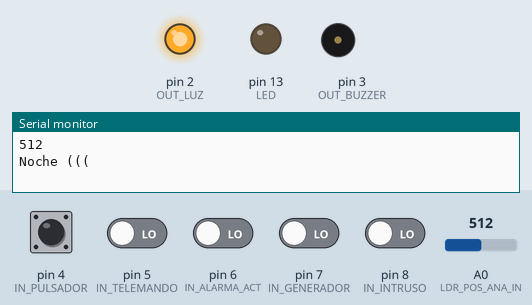
Bench run of a sketch on a simulated Arduino Uno, built with avr-gcc and run on an emulated ATmega328P. Shown: output pins drawn as LEDs (lit = HIGH), buzzer (waves = sounding, pin HIGH), the last lines printed to the serial monitor. Dashed ring = blinking. The test bench sets the inputs (shaded band); at power-on: pin 4 (IN_PULSADOR), pin 5 (IN_TELEMANDO), pin 6 (IN_ALARMA_ACT), pin 7 (IN_GENERADOR), pin 8 (IN_INTRUSO) LOW, A0 (LDR_POS_ANA_IN) = 512.

Above: at 1.2 s.
1.3 s: A0 (LDR_POS_ANA_IN) set to 458
At 2.0 s:
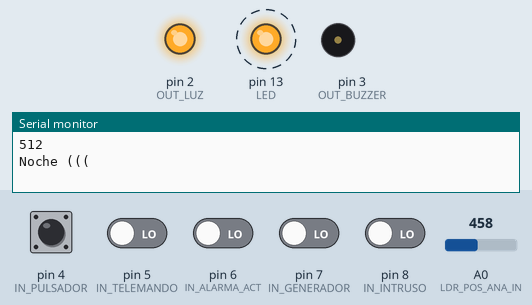
4.3 s: A0 (LDR_POS_ANA_IN) set to 442
At 4.56 s:
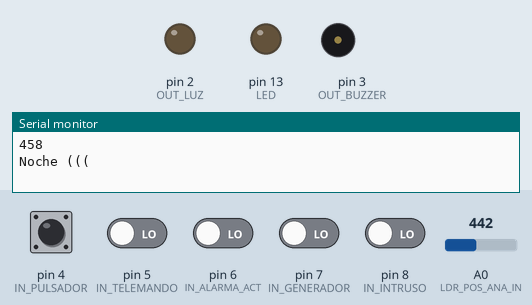
At 5.2 s:
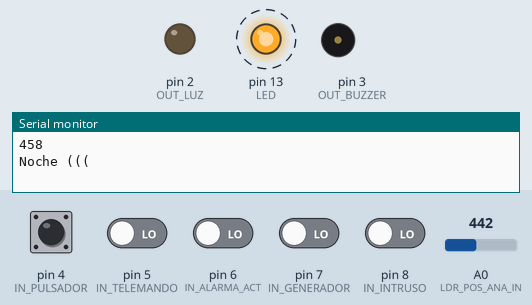
7.3 s: pin 4 (IN_PULSADOR) pulled HIGH for 0.15 s
8.9 s: pin 5 (IN_TELEMANDO) driven HIGH
11.9 s: pin 8 (IN_INTRUSO) driven HIGH
14.9 s: pin 7 (IN_GENERADOR) driven HIGH
Timing chart, 0 to 18.9 s (numbered marks = the images above; inputs shaded):
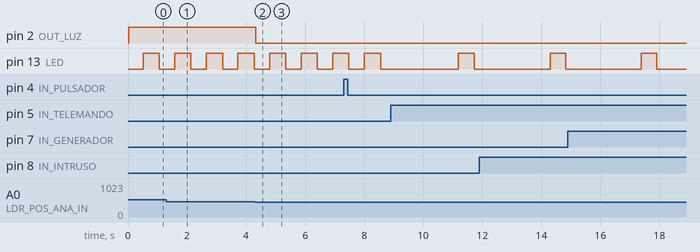

The sketch:

Control_de_luz_exterior_Arduino_Sesma.ino
```cpp
/*
  Control de Luz Exterior para Campo de Vuelo Sesma.
  Creado  03/12/2016
  Modif

  Salidas
  -------
  Activacion_Luz: OFF: 0 -> ON: 1
  Ataca un transistor que cierra un Relé.
  Cuando activa la salida está encendido durante 30 minutos.

  Buzzer: Ataca un Buzzer con 0-5V
  Indica que quedan 20 segundos para que se apague la luz exterior.

  Entradas
  --------
  Pulsador: OFF: 1 -> ON: 0
  OFF    ON    OFF
  -----|_____|-----
  Si se da un pulso y la luz Apagada -> Encender Luz.
  Si se da un pulso y la luz Encendida -> Apagar Luz.

  Telemando: OFF: 1 -> ON: 0
  OFF       ON
  --------|_________
  Si está a ON -> Encender Luz, sino apagar Luz.

  Salida Alarma Encendido: OFF: 1 -> ON: 0
  OFF    ON    OFF
  -----|_____|-----
  Cuando se activa la alarma, se da un pulso -> Apagar Luz.

  Generador: OFF: 1 -> ON: 0
  OFF       ON
  --------|_________
  Si está a ON no se aplica el temporizador.

  Alarma Detección Intruso: OFF: 1 -> ON: 0
  OFF    ON    OFF
  -----|_____|-----
  Si se da un pulso -> Encender Luz.

  LDR: Entrada que indica si hay luz solar.
  Si está a OFF -> Hay Luz Solar
  Si está a ON -> NO hay Luz Solar

*/

// Placas de Evaluación.
#define ARDUINO_NANO   1
#define ARDUINO_UNO    2

// Placa en uso.
#define USAR    ARDUINO_NANO

#define OUT_OFF   0
#define OUT_ON    1
#define OUT_PULSE 2

#define FLANCO_UP     0
#define FLANCO_DOWN   1
#define FLANCO        FLANCO_DOWN

#if (USAR == ARDUINO_NANO)
// Salidas Digitales
#define OUT_LUZ         2
#define OUT_BUZZER      3

// Entradas Digitales
#define IN_PULSADOR     4   // Pulsador
#define IN_TELEMANDO    5   // Telemando
#define IN_ALARMA_ACT   6   // Activación de Alarma
#define IN_GENERADOR    7   // Detección de generador
#define IN_INTRUSO      8   // Salto de alarma por intruso

// Led Indicador
#define LED             13

// Entrada Analógica
#define LDR_POS_ANA_IN   A0  // Entrada posición LDR

#define ANA_LUZ_ON      450 // 0 a 1024

#endif

#if (USAR == ARDUINO_UNO)
// TODO
#endif

// Temporizaciones
#define NO_PULSACION        0   // x10ms
#define PULSACION_CORTA     50  // x10ms
#define PULSACION_LARGA     200 // x10ms
#define AUTOMAN_FILTRO      25  // x10ms

// Duración pulsos Led de Status
#define PULSO_LED_CORTO     50  // x10ms
#define PULSO_LED_LARGO     200 // x10ms

#define TIMER_LUZ_ON_SEC    30

// Estados principales...
#define STATE_STANDBY       0
#define STATE_LUZ_ON        1
#define STATE_LUZ_OFF       2

#define GENERATOR_DETEC     LOW
#define TELEMANDO_DETEC     LOW
#define INTRUSO_DETEC       LOW

// Salidas Digitales
int   OutLuz;
int   OutBuzzer;

// Variables para leer las Entradas
int   PulsadorDigInStatus = 0;
int   PulsadorDigInStatus_ant = 0;
int   PulsadorDigInCounter = 0;
int   PulsadorPulsacion = 0;

int   TelemandoDigInStatus = 0;
int   TelemandoDigInStatus_ant = 0;
int   TelemandoDigInCounter = 0;

int   AlarmaDigInStatus = 0;
int   AlarmaDigInStatus_ant = 0;
int   AlarmaDigInCounter = 0;
int   AlarmaPulsacion = 0;

int   GeneradorDigInStatus = 0;
int   GeneradorDigInStatus_ant = 0;
int   GeneradorDigInCounter = 0;

int   IntrusoDigInStatus = 0;
int   IntrusoDigInStatus_ant = 0;
int   IntrusoDigInCounter = 0;

/*
int   DigInStatus = 0;
int   DigInStatus_ant = 0;
int   DigInCounter = 0;
int   Pulsacion = 0;
*/

// Control del Led...
bool  LedSNextState = false;
int   LedSCounter = 0;
int   LedSDuration = 0;
int   LedSPulsos = 0;

int   LedStatePulse;

// Control del Buzzer...
bool  BuzzerNextState = false;
int   BuzzerCounter = 0;
int   BuzzerDuration = 0;
int   BuzzerPulsos = 0;

int   BuzzerState;

// Estado principal
int   ControlState;
int   TimeLuzOnSec = 0;

int   TickSys = 0;

// Variables para leer la entrada analógica
int   AnaInValue = 0;
int   AnaInValue_ant = 0;

bool  bTelemandoStatus = false;
bool  bIntrusoStatus = false;

// Dedug...
#define SERIAL_DEBUG  1
#define SERIAL_DEBUG_TIMER  100
int    DebugCounter = 0;

/////////////////////////////////////////////
// Inicialización de las salidas digitales //
/////////////////////////////////////////////
void _InitDigitalOutputs() {

  pinMode(OUT_LUZ,    OUTPUT);
  pinMode(OUT_BUZZER, OUTPUT);
  digitalWrite(OUT_LUZ,    LOW);
  digitalWrite(OUT_BUZZER, LOW);

  OutLuz   = OUT_OFF;
  OutBuzzer = OUT_OFF;
}

//////////////////////////////////////////////
// Inicialización de las entradas digitales //
//////////////////////////////////////////////
void _InitDigitalInputs() {

  pinMode(IN_PULSADOR,    INPUT);
  pinMode(IN_TELEMANDO,   INPUT);
  pinMode(IN_ALARMA_ACT,  INPUT);
  pinMode(IN_GENERADOR,   INPUT);
  pinMode(IN_INTRUSO,    INPUT);

  PulsadorDigInStatus = digitalRead(IN_PULSADOR);
  PulsadorDigInStatus_ant = PulsadorDigInStatus;
  PulsadorDigInCounter = 0;

  TelemandoDigInStatus = digitalRead(IN_TELEMANDO);
  TelemandoDigInStatus_ant = TelemandoDigInStatus;
  TelemandoDigInCounter = 0;

  AlarmaDigInStatus = digitalRead(IN_ALARMA_ACT);
  AlarmaDigInStatus_ant = AlarmaDigInStatus;
  AlarmaDigInCounter = 0;

  GeneradorDigInStatus = digitalRead(IN_GENERADOR);
  GeneradorDigInStatus_ant = GeneradorDigInStatus;
  GeneradorDigInCounter = 0;

  IntrusoDigInStatus = digitalRead(IN_INTRUSO);
  IntrusoDigInStatus_ant = IntrusoDigInStatus;
  IntrusoDigInCounter = 0;

  bTelemandoStatus = false;
  bIntrusoStatus = false;

  /*
  DigInStatus = digitalRead(IN_);
  DigInStatus_ant = DigInStatus;
  DigInCounter = 0;
  */
}

/////////////////////////////
// Inicialización del Leds //
/////////////////////////////
void _InitLeds() {

  // Led Indicador de Estado
  pinMode(LED, OUTPUT);
  digitalWrite(LED, LOW);

  LedSNextState = false;
  LedSCounter = 0;
  LedSDuration = PULSO_LED_CORTO;
  LedSPulsos = 0;
}


///////////////////////////////////////////////
// Inicialización de la entrada Analógica    //
///////////////////////////////////////////////
void _InitAnalogInput() {

  AnaInValue = 0;
  AnaInValue_ant = 0;
}

//////////////////////////////
// Función de Inicilización //
//////////////////////////////
void setup() {

  #if (SERIAL_DEBUG == 1)
  Serial.begin(9600);
  #endif

  _InitDigitalOutputs();
  _InitDigitalInputs();
  _InitAnalogInput();
  _InitLeds();

  ControlState = STATE_STANDBY;
}

////////////////////////////////////////
// Lectura de las entrada digital     //
// con filtro software antirebotes    //
////////////////////////////////////////
void _ReadDigitalInputs() {

  int pulsadorInState;
  int telemandoInState;
  int alarmaInState;
  int generadorInState;
  int intrusoInState;
  //int _InState;

  // Leemos las entradas digitales...
  pulsadorInState   = digitalRead(IN_PULSADOR);
  telemandoInState  = digitalRead(IN_TELEMANDO);
  alarmaInState     = digitalRead(IN_ALARMA_ACT);
  generadorInState  = digitalRead(IN_GENERADOR);
  intrusoInState    = digitalRead(IN_INTRUSO);
  //_InState      = digitalRead(IN_XXXXXXXX);

  //////////////////////
  // Entrada Pulsador //
  //////////////////////
  if (PulsadorDigInStatus_ant == pulsadorInState)
    PulsadorDigInCounter++; // Incrementamos el contador.
  else
  {
    // Si detectamos un flanco ...
    if (PulsadorDigInStatus_ant == FLANCO)
    {
      if (PulsadorDigInCounter > PULSACION_LARGA)
      {
        PulsadorPulsacion = PULSACION_LARGA;
      }
      else if (PulsadorDigInCounter > PULSACION_CORTA)
      {
        PulsadorPulsacion = PULSACION_CORTA;
      }

      #if (SERIAL_DEBUG == 1)
      if (PulsadorPulsacion == PULSACION_LARGA)
        Serial.println(">> Pulsador -> Pulsacion Larga");
      else if (PulsadorPulsacion == PULSACION_CORTA)
        Serial.println(">> Pulsador -> Pulsacion Corta");
      else
        Serial.println(">> Pulsador -> Error Pulsacion");
      #endif
    }

    PulsadorDigInCounter = 0;
  }

  // Aplicamos el filto software en Modo ...
  if (PulsadorDigInCounter > AUTOMAN_FILTRO)
    PulsadorDigInStatus = pulsadorInState;

  ///////////////////////
  // Entrada Telemando //
  ///////////////////////

  if (TelemandoDigInStatus_ant == telemandoInState)
    TelemandoDigInCounter++; // Incrementamos el contador.
  else
    TelemandoDigInCounter = 0;

  // Aplicamos el filto software en Modo ...
  if (TelemandoDigInCounter > AUTOMAN_FILTRO)
    TelemandoDigInStatus = telemandoInState;

  #if (SERIAL_DEBUG == 1)
  if (DebugCounter == SERIAL_DEBUG_TIMER)
  {
    if (TelemandoDigInStatus == TELEMANDO_DETEC)
      Serial.println("*** Telemando On ***");
    else
      Serial.println("*** Telemando Off ***");
  }
  #endif

  ///////////////////////////////
  // Entrada Alarma Activación //
  ///////////////////////////////
  if (AlarmaDigInStatus_ant == alarmaInState)
    AlarmaDigInCounter++; // Incrementamos el contador.
  else
  {
    // Si detectamos un flanco...
    if (AlarmaDigInStatus_ant == FLANCO)
    {
      if (AlarmaDigInCounter > PULSACION_LARGA)
      {
        AlarmaPulsacion = PULSACION_LARGA;
      }
      else if (AlarmaDigInCounter > PULSACION_CORTA)
      {
        AlarmaPulsacion = PULSACION_CORTA;
      }

      #if (SERIAL_DEBUG == 1)
      if (AlarmaPulsacion == PULSACION_LARGA)
        Serial.println(">> Alarma -> Pulsacion Larga");
      else if (AlarmaPulsacion == PULSACION_CORTA)
        Serial.println(">> Alarma -> Pulsacion Corta");
      else
        Serial.println(">> Alarma -> Error Pulsacion");
      #endif
    }

    AlarmaDigInCounter = 0;
  }

  // Aplicamos el filto software en Modo ...
  if (AlarmaDigInCounter > AUTOMAN_FILTRO)
    AlarmaDigInStatus = alarmaInState;

  ///////////////////////
  // Entrada Generador //
  ///////////////////////

  if (GeneradorDigInStatus_ant == generadorInState)
    GeneradorDigInCounter++; // Incrementamos el contador.
  else
    GeneradorDigInCounter = 0;

  // Aplicamos el filto software...
  if (GeneradorDigInCounter > AUTOMAN_FILTRO)
    GeneradorDigInStatus = generadorInState;   // Actualizamos la lectura de la entrada...

  #if (SERIAL_DEBUG == 1)
  if (DebugCounter == SERIAL_DEBUG_TIMER)
  {
    if (GeneradorDigInStatus == GENERATOR_DETEC)
      Serial.println("*** Generador On ***");
    else
      Serial.println("*** Generador Off ***");
  }
  #endif


  /////////////////////
  // Entrada Intruso //
  ////////////////////

  if (IntrusoDigInStatus_ant == intrusoInState)
    IntrusoDigInCounter++; // Incrementamos el contador.
  else
    IntrusoDigInCounter = 0;

  // Aplicamos el filto software en Modo ...
  if (IntrusoDigInCounter > AUTOMAN_FILTRO)
    IntrusoDigInStatus = intrusoInState;

  #if (SERIAL_DEBUG == 1)
  if (DebugCounter == SERIAL_DEBUG_TIMER)
  {
    if (IntrusoDigInStatus == INTRUSO_DETEC)
      Serial.println("!!!!!! Alarma Intruso !!!!!!");
   }
  #endif

  /*
  if (DigInStatus_ant == _InState)
    DigInCounter++; // Incrementamos el contador.
  else
  {
    // Si detectamos un flanco...
    if (DigInStatus_ant == FLANCO)
    {
      if (DigInCounter > PULSACION_LARGA)
      {
        Pulsacion = PULSACION_LARGA;
      }
      else if (DigInCounter > PULSACION_CORTA)
      {
        Pulsacion = PULSACION_CORTA;
      }

      #if (SERIAL_DEBUG == 1)
      if (Pulsacion == PULSACION_LARGA)
        Serial.println(">> xxxxx -> Pulsacion Larga");
      else if (Pulsacion == PULSACION_CORTA)
        Serial.println(">> xxxxx -> Pulsacion Corta");
      else
        Serial.println(">> xxxxx -> Error Pulsacion");
      #endif
    }

    DigInCounter = 0;
  }

  // Aplicamos el filto software en Modo ...
  if (DigInCounter > AUTOMAN_FILTRO)
    DigInStatus = _InState;
  */

  // Almacenamos el valor anterior...
  PulsadorDigInStatus_ant  = pulsadorInState;
  TelemandoDigInStatus_ant = telemandoInState;
  AlarmaDigInStatus_ant    = alarmaInState;
  GeneradorDigInStatus_ant = generadorInState;
  IntrusoDigInStatus_ant   = intrusoInState;
  //DigInStatus_ant       = _InState;
}

////////////////////////////
// Update Outs            //
////////////////////////////
void _UpdateOuts(void) {

  if (OutLuz == OUT_ON)
    digitalWrite(OUT_LUZ, HIGH);
  else
    digitalWrite(OUT_LUZ, LOW);
}

/////////////////////
// Control del Led //
/////////////////////
void _LedSPulso (int led_out, int pulsos, int pulso_corto, int pulso_largo) {

  // Incremento del contador...
  LedSCounter++;

  if (LedSCounter > LedSDuration)
  {
    LedSCounter = 0;

    if (LedSPulsos < 2*pulsos)
    {
      LedSDuration = pulso_corto;
      LedSPulsos++;

      // Cambio de estado del Led...
      if (LedSNextState == true)
        LedSNextState = false;
      else
        LedSNextState = true;
    }
    else
    {
      LedSDuration = pulso_largo;
      LedSPulsos = 0;

      LedSNextState = false;
    }

    // Cambio de estado del Led...
    if (LedSNextState == true)
      digitalWrite(led_out, HIGH);
    else
      digitalWrite(led_out, LOW);
  }
}

////////////////////////
// Control del Buzzer //
////////////////////////
void _BuzzerPulso (int buzzer_out, int pulsos, int pulso_corto, int pulso_largo) {

  // Incremento del contador...
  BuzzerCounter++;

  if (BuzzerCounter > BuzzerDuration)
  {
    BuzzerCounter = 0;

    if (BuzzerPulsos < 2*pulsos)
    {
      BuzzerDuration = pulso_corto;
      BuzzerPulsos++;

      // Cambio de estado del Buzzer...
      if (BuzzerNextState == true)
        BuzzerNextState = false;
      else
        BuzzerNextState = true;
    }
    else
    {
      BuzzerDuration = pulso_largo;
      BuzzerPulsos = 0;

      BuzzerNextState = false;
    }

    // Cambio de estado del Buzzer...
    if (BuzzerNextState == true)
      digitalWrite(buzzer_out, HIGH);
    else
      digitalWrite(buzzer_out, LOW);
  }
}

//////////////////////////////////////
// Lectura de la entrada Analogica  //
// con filtro software              //
//////////////////////////////////////
void _ReadAnalogInput() {

  int   aInValue;
  long  flapPosition;

  aInValue = analogRead(LDR_POS_ANA_IN);
  AnaInValue = (AnaInValue_ant + aInValue)/2;
  AnaInValue_ant = aInValue;

  #if (SERIAL_DEBUG == 1)
  if (DebugCounter == SERIAL_DEBUG_TIMER)
  {
    Serial.println("LDR");
    Serial.println(AnaInValue);

    if (AnaInValue >= ANA_LUZ_ON)
      Serial.println("Noche (((");
    else
      Serial.println("Dia ***");

    Serial.println(" ");
  }
  #endif
}

////////////////////////
// Máquina de Control //
////////////////////////
void _StatusControl(void) {

  // Si es Día...
  if (AnaInValue < ANA_LUZ_ON)
  {
     ControlState = STATE_STANDBY;
     LedStatePulse = 2;
  }

  switch (ControlState) {

    case STATE_STANDBY:
      OutLuz = OUT_OFF;
      BuzzerState = OUT_OFF;

      LedStatePulse = 1;

      // Si se pulsa el pulsador...
      if (PulsadorPulsacion != NO_PULSACION)
      {
        TimeLuzOnSec = 0;
        ControlState = STATE_LUZ_ON;

        LedStatePulse = 4;
      }

      // Si Telemando a ON...
      bTelemandoStatus = false;
      if (TelemandoDigInStatus == TELEMANDO_DETEC)
      {
        TimeLuzOnSec = 0;

        bTelemandoStatus = true;
        ControlState = STATE_LUZ_ON;

        LedStatePulse = 6;
      }

      // Si Intruso a ON...
      bIntrusoStatus = false;
      if (IntrusoDigInStatus == INTRUSO_DETEC)
      {
        TimeLuzOnSec = 0;

        bIntrusoStatus = true;
        ControlState = STATE_LUZ_ON;

        LedStatePulse = 8;
      }

      break;

    case STATE_LUZ_ON:
      OutLuz = OUT_ON;

      // Si el generador está encendido...
      if (GeneradorDigInStatus == GENERATOR_DETEC)
        TimeLuzOnSec = 0;   // Reseteamos el contador...

      if (TimeLuzOnSec > TIMER_LUZ_ON_SEC - 10)
        BuzzerState = OUT_PULSE;  // Avisamos a los XX segudos...
      else
        BuzzerState = OUT_OFF;

      if (TimeLuzOnSec > TIMER_LUZ_ON_SEC)
        ControlState = STATE_STANDBY;

      // Si llega un pulso desde Alarma...
      if (AlarmaPulsacion != NO_PULSACION)
      {
        TimeLuzOnSec = 0;
        ControlState = STATE_STANDBY;
      }

      // Si se pulsa el pulsador...
      if (PulsadorPulsacion != NO_PULSACION)
      {
        TimeLuzOnSec = 0;
        ControlState = STATE_STANDBY;
      }

      // Si el telemando ha sido activado...
      if ((bTelemandoStatus == true) && (TelemandoDigInStatus != TELEMANDO_DETEC))
      {
        TimeLuzOnSec = 0;

        bTelemandoStatus = false;
        ControlState = STATE_STANDBY;
      }

      // Si el telemando ha sido activado...
      if ((bIntrusoStatus == true) && (IntrusoDigInStatus != INTRUSO_DETEC))
      {
        TimeLuzOnSec = 0;

        bIntrusoStatus = false;
        ControlState = STATE_STANDBY;
      }

      break;
  }
}

/////////////////////////////////////////////
// Función Principal                       //
// Se ejecuta en bucle continuo cada 10 ms //
/////////////////////////////////////////////
void loop() {

  // Leemos las entradas digitales
  _ReadDigitalInputs();
  // Leemos la entrada analógica
  _ReadAnalogInput();

  _UpdateOuts();

  // Maquina de control
  _StatusControl();

  // Control del Buzzer...
  if (BuzzerState == OUT_PULSE) {
    _BuzzerPulso (OUT_BUZZER, 3, PULSO_LED_CORTO, PULSO_LED_LARGO);
  } else {
    digitalWrite(OUT_BUZZER, LOW);
  }

  // Mostramos el estado...
  _LedSPulso(LED, LedStatePulse, PULSO_LED_CORTO, PULSO_LED_LARGO);

  #if (SERIAL_DEBUG == 1)
  DebugCounter++;
  if (DebugCounter > SERIAL_DEBUG_TIMER)
  {
    DebugCounter = 0;
  }
  #endif

  // Reset de Pulsaciones...
  PulsadorPulsacion   = NO_PULSACION;
  AlarmaPulsacion     = NO_PULSACION;
  //Pulsacion         = NO_PULSACION;

  // Contador de Segundos ...
  if (TickSys > 100)
  {
    TickSys = 0;
    TimeLuzOnSec++;
  }

  TickSys++;

  // Ponemos un retado de 10 milisegundos en cada iteración.
  delay(10);
}
```

Measured:
- the behaviour switches between 450 and 449 on A0 (LDR_POS_ANA_IN) (found by bisection; images 1 and 2)
- after the input at 4.3 s, pin 2 (OUT_LUZ): HIGH → LOW at once
